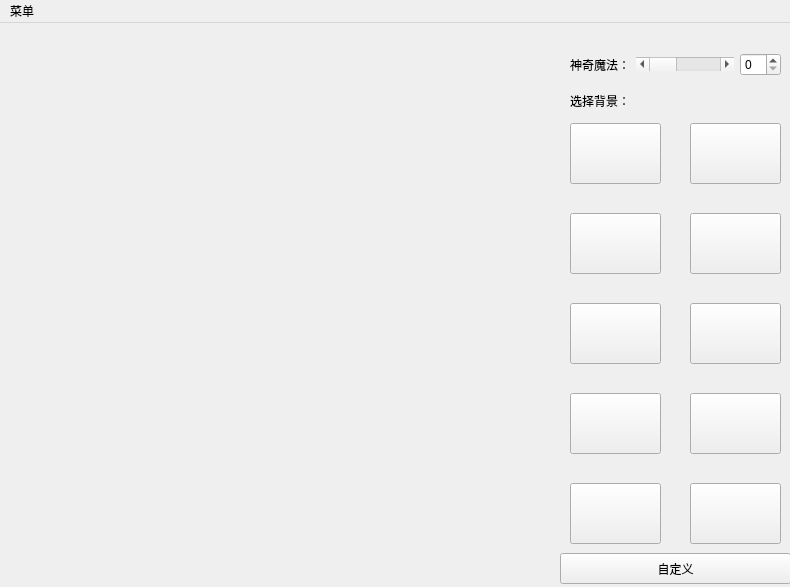
<?xml version="1.0" encoding="UTF-8"?>
<ui version="4.0">
 <class>KouKou</class>
 <widget class="QMainWindow" name="KouKou">
  <property name="geometry">
   <rect>
    <x>0</x>
    <y>0</y>
    <width>790</width>
    <height>587</height>
   </rect>
  </property>
  <property name="sizePolicy">
   <sizepolicy hsizetype="Fixed" vsizetype="Fixed">
    <horstretch>0</horstretch>
    <verstretch>0</verstretch>
   </sizepolicy>
  </property>
  <property name="acceptDrops">
   <bool>true</bool>
  </property>
  <property name="windowTitle">
   <string>KouKou</string>
  </property>
  <property name="animated">
   <bool>true</bool>
  </property>
  <widget class="QWidget" name="centralwidget">
   <widget class="QToolButton" name="toolButton_4">
    <property name="geometry">
     <rect>
      <x>570</x>
      <y>190</y>
      <width>91</width>
      <height>61</height>
     </rect>
    </property>
    <property name="text">
     <string/>
    </property>
    <property name="icon">
     <iconset>
      <normaloff>:/Background_res/2.jpg</normaloff>:/Background_res/2.jpg</iconset>
    </property>
    <property name="iconSize">
     <size>
      <width>91</width>
      <height>61</height>
     </size>
    </property>
   </widget>
   <widget class="QToolButton" name="toolButton_5">
    <property name="geometry">
     <rect>
      <x>690</x>
      <y>190</y>
      <width>91</width>
      <height>61</height>
     </rect>
    </property>
    <property name="text">
     <string/>
    </property>
    <property name="icon">
     <iconset>
      <normaloff>:/Background_res/3.jpg</normaloff>:/Background_res/3.jpg</iconset>
    </property>
    <property name="iconSize">
     <size>
      <width>91</width>
      <height>61</height>
     </size>
    </property>
   </widget>
   <widget class="QToolButton" name="toolButton_7">
    <property name="geometry">
     <rect>
      <x>690</x>
      <y>280</y>
      <width>91</width>
      <height>61</height>
     </rect>
    </property>
    <property name="text">
     <string/>
    </property>
    <property name="icon">
     <iconset>
      <normaloff>:/Background_res/5.jpg</normaloff>:/Background_res/5.jpg</iconset>
    </property>
    <property name="iconSize">
     <size>
      <width>91</width>
      <height>61</height>
     </size>
    </property>
   </widget>
   <widget class="QWidget" name="layoutWidget">
    <property name="geometry">
     <rect>
      <x>570</x>
      <y>30</y>
      <width>211</width>
      <height>23</height>
     </rect>
    </property>
    <layout class="QHBoxLayout" name="horizontalLayout">
     <item>
      <widget class="QLabel" name="label_2">
       <property name="sizePolicy">
        <sizepolicy hsizetype="Fixed" vsizetype="Preferred">
         <horstretch>0</horstretch>
         <verstretch>0</verstretch>
        </sizepolicy>
       </property>
       <property name="text">
        <string>神奇魔法：</string>
       </property>
      </widget>
     </item>
     <item>
      <widget class="QScrollBar" name="horizontalScrollBar">
       <property name="orientation">
        <enum>Qt::Horizontal</enum>
       </property>
      </widget>
     </item>
     <item>
      <widget class="QSpinBox" name="spinBox">
       <property name="sizePolicy">
        <sizepolicy hsizetype="Fixed" vsizetype="Fixed">
         <horstretch>0</horstretch>
         <verstretch>0</verstretch>
        </sizepolicy>
       </property>
      </widget>
     </item>
    </layout>
   </widget>
   <widget class="QToolButton" name="toolButton_2">
    <property name="geometry">
     <rect>
      <x>570</x>
      <y>100</y>
      <width>91</width>
      <height>61</height>
     </rect>
    </property>
    <property name="text">
     <string/>
    </property>
    <property name="icon">
     <iconset>
      <normaloff>:/Background_res/0.jpg</normaloff>:/Background_res/0.jpg</iconset>
    </property>
    <property name="iconSize">
     <size>
      <width>91</width>
      <height>61</height>
     </size>
    </property>
    <property name="autoRaise">
     <bool>false</bool>
    </property>
   </widget>
   <widget class="QToolButton" name="toolButton_3">
    <property name="geometry">
     <rect>
      <x>690</x>
      <y>100</y>
      <width>91</width>
      <height>61</height>
     </rect>
    </property>
    <property name="sizePolicy">
     <sizepolicy hsizetype="Ignored" vsizetype="Ignored">
      <horstretch>0</horstretch>
      <verstretch>0</verstretch>
     </sizepolicy>
    </property>
    <property name="text">
     <string/>
    </property>
    <property name="icon">
     <iconset>
      <normaloff>:/Background_res/1.jpg</normaloff>:/Background_res/1.jpg</iconset>
    </property>
    <property name="iconSize">
     <size>
      <width>91</width>
      <height>61</height>
     </size>
    </property>
   </widget>
   <widget class="QLabel" name="label">
    <property name="geometry">
     <rect>
      <x>0</x>
      <y>0</y>
      <width>561</width>
      <height>561</height>
     </rect>
    </property>
    <property name="acceptDrops">
     <bool>true</bool>
    </property>
    <property name="text">
     <string/>
    </property>
   </widget>
   <widget class="QToolButton" name="toolButton_6">
    <property name="geometry">
     <rect>
      <x>570</x>
      <y>280</y>
      <width>91</width>
      <height>61</height>
     </rect>
    </property>
    <property name="text">
     <string/>
    </property>
    <property name="icon">
     <iconset>
      <normaloff>:/Background_res/4.jpg</normaloff>:/Background_res/4.jpg</iconset>
    </property>
    <property name="iconSize">
     <size>
      <width>91</width>
      <height>61</height>
     </size>
    </property>
   </widget>
   <widget class="QToolButton" name="toolButton_8">
    <property name="geometry">
     <rect>
      <x>570</x>
      <y>370</y>
      <width>91</width>
      <height>61</height>
     </rect>
    </property>
    <property name="text">
     <string/>
    </property>
    <property name="icon">
     <iconset>
      <normaloff>:/Background_res/6.jpg</normaloff>:/Background_res/6.jpg</iconset>
    </property>
    <property name="iconSize">
     <size>
      <width>91</width>
      <height>61</height>
     </size>
    </property>
   </widget>
   <widget class="QToolButton" name="toolButton_9">
    <property name="geometry">
     <rect>
      <x>690</x>
      <y>370</y>
      <width>91</width>
      <height>61</height>
     </rect>
    </property>
    <property name="text">
     <string/>
    </property>
    <property name="icon">
     <iconset>
      <normaloff>:/Background_res/7.jpg</normaloff>:/Background_res/7.jpg</iconset>
    </property>
    <property name="iconSize">
     <size>
      <width>91</width>
      <height>61</height>
     </size>
    </property>
   </widget>
   <widget class="QToolButton" name="toolButton_10">
    <property name="geometry">
     <rect>
      <x>570</x>
      <y>460</y>
      <width>91</width>
      <height>61</height>
     </rect>
    </property>
    <property name="text">
     <string/>
    </property>
    <property name="icon">
     <iconset>
      <normaloff>:/Background_res/8.jpg</normaloff>:/Background_res/8.jpg</iconset>
    </property>
    <property name="iconSize">
     <size>
      <width>91</width>
      <height>61</height>
     </size>
    </property>
   </widget>
   <widget class="QToolButton" name="toolButton_11">
    <property name="geometry">
     <rect>
      <x>690</x>
      <y>460</y>
      <width>91</width>
      <height>61</height>
     </rect>
    </property>
    <property name="text">
     <string/>
    </property>
    <property name="icon">
     <iconset>
      <normaloff>:/Background_res/9.jpg</normaloff>:/Background_res/9.jpg</iconset>
    </property>
    <property name="iconSize">
     <size>
      <width>91</width>
      <height>61</height>
     </size>
    </property>
   </widget>
   <widget class="QLabel" name="label_4">
    <property name="geometry">
     <rect>
      <x>570</x>
      <y>70</y>
      <width>60</width>
      <height>16</height>
     </rect>
    </property>
    <property name="text">
     <string>选择背景：</string>
    </property>
   </widget>
   <widget class="QPushButton" name="pushButton">
    <property name="geometry">
     <rect>
      <x>560</x>
      <y>530</y>
      <width>231</width>
      <height>31</height>
     </rect>
    </property>
    <property name="text">
     <string>自定义</string>
    </property>
   </widget>
   <zorder>toolButton_4</zorder>
   <zorder>pushButton</zorder>
   <zorder>toolButton_5</zorder>
   <zorder>toolButton_7</zorder>
   <zorder>layoutWidget</zorder>
   <zorder>toolButton_2</zorder>
   <zorder>toolButton_3</zorder>
   <zorder>label</zorder>
   <zorder>toolButton_6</zorder>
   <zorder>toolButton_8</zorder>
   <zorder>toolButton_9</zorder>
   <zorder>toolButton_10</zorder>
   <zorder>toolButton_11</zorder>
   <zorder>label_4</zorder>
  </widget>
  <widget class="QMenuBar" name="menubar">
   <property name="geometry">
    <rect>
     <x>0</x>
     <y>0</y>
     <width>790</width>
     <height>22</height>
    </rect>
   </property>
   <widget class="QMenu" name="menu">
    <property name="title">
     <string>菜单</string>
    </property>
    <addaction name="actionopen"/>
   </widget>
   <addaction name="menu"/>
  </widget>
  <action name="action">
   <property name="text">
    <string>打开图片</string>
   </property>
  </action>
  <action name="actionopen">
   <property name="text">
    <string>打开图片</string>
   </property>
  </action>
 </widget>
 <resources>
  <include location="res.qrc"/>
 </resources>
 <connections/>
</ui>
